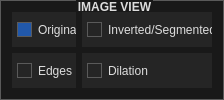
         <widget class="QGroupBox" name="image_view_box">
          <property name="sizePolicy">
           <sizepolicy hsizetype="Preferred" vsizetype="Minimum">
            <horstretch>0</horstretch>
            <verstretch>0</verstretch>
           </sizepolicy>
          </property>
          <property name="maximumSize">
           <size>
            <width>300</width>
            <height>16777215</height>
           </size>
          </property>
          <property name="styleSheet">
           <string notr="true">/*
	Based on a template by Emanuel Claesson (c) 2013 with modifications by Paris Flood

	Licensed under the Apache License, Version 2.0 (the &quot;License&quot;);
	you may not use this file except in compliance with the License.
	You may obtain a copy of the License at

		http://www.apache.org/licenses/LICENSE-2.0

	Unless required by applicable law or agreed to in writing, software
	distributed under the License is distributed on an &quot;AS IS&quot; BASIS,
	WITHOUT WARRANTIES OR CONDITIONS OF ANY KIND, either express or implied.
	See the License for the specific language governing permissions and
	limitations under the License.
*/

/*
	COLOR_DARK     = #191919
	COLOR_MEDIUM   = #353535
	COLOR_MEDLIGHT = #5A5A5A
	COLOR_LIGHT    = #DDDDDD
	COLOR_BLUE  = #2158AA
	COLOR_ORANGE = #D66C23
*/
* {
	background: #191919;
	color: #DDDDDD;
border: 1px solid #5A5A5A;
}

 QMenuBar {
	background: #191919;
	border-style: none;
 }

 QMenuBar::item {
	 background: transparent;
     spacing: 3px; /* spacing between menu bar items */
     padding: 5px 25px;
 }

 QMenuBar::item:selected{
	background: #353535;
  	border: 2px solid #D66C23;
    border-style: none none solid none;
}

 QMenuBar::item:pressed {
	background: #5A5A5A;
}

QCheckBox, QRadioButton {
	border: none;
}

QRadioButton::indicator, QCheckBox::indicator {
	width: 13px;
	height: 13px;
}

QRadioButton::indicator::unchecked, QCheckBox::indicator::unchecked {
	left: 5px;
	border: 1px solid #5A5A5A;
	background: none;
}

QRadioButton::indicator:unchecked:hover, QCheckBox::indicator:unchecked:hover {
	left: 5px;
	border: 1px solid #D66C23;
}

QRadioButton::indicator::checked, QCheckBox::indicator::checked {
	left: 5px;
	border: 1px solid #5A5A5A;
	background: #2158AA;
}

QRadioButton::indicator:checked:hover, QCheckBox::indicator:checked:hover {
	left: 5px;
	border: 1px solid #D66C23;
	background: #2158AA;
}

QGroupBox::title {
	subcontrol-origin: margin;
    subcontrol-position: top center;
}

QScrollBar {
	border: 1px solid #5A5A5A;
	background: #191919;
}

QScrollBar:horizontal {
	height: 15px;
	margin: 0px 16px 0px 16px;
}

QScrollBar:vertical {
	width: 15px;
	margin: 16px 0px 16px 0px;
}

QScrollBar::handle {
	background: #353535;
	border: 1px solid #5A5A5A;
}

QScrollBar::handle:horizontal {
	border-width: 0px 1px 0px 1px;
}

QScrollBar::handle:vertical {
	border-width: 1px 0px 1px 0px;
}

QScrollBar::handle:horizontal {
	min-width: 20px;
}

QScrollBar::handle:vertical {
	min-height: 20px;
}

QScrollBar::add-line, QScrollBar::sub-line {
	background:#353535;
	border: 1px solid #5A5A5A;
	subcontrol-origin: margin;
}

QScrollBar::add-line {
	position: absolute;
}

QScrollBar::add-line:horizontal {
	width: 15px;
	subcontrol-position: right;
	left: 15px;
}

QScrollBar::add-line:vertical {
	height: 15px;
	subcontrol-position: bottom;
	top: 15px;
}

QScrollBar::sub-line:horizontal {
	width: 15px;
	subcontrol-position: left;
}

QScrollBar::sub-line:vertical {
	height: 15px;
	subcontrol-position: top;
}

QScrollBar:left-arrow, QScrollBar::right-arrow, QScrollBar::up-arrow, QScrollBar::down-arrow {
	border: 1px solid #5A5A5A;
	width: 3px;
	height: 3px;
}

QScrollBar::add-page, QScrollBar::sub-page {
	background: none;
}

QAbstractButton {
	background: #252525;
}

QAbstractButton:disabled {
	background: #3F3F3F;
}

QAbstractButton:hover {
	background: #353535;
}

QPushButton:hover {
	background: #353535;
  	border: 1px solid #D66C23;
}

QAbstractButton:pressed {
	background: #5A5A5A;
}

QAbstractItemView {
	show-decoration-selected: 1;
 	outline: 0;
	selection-background-color: #2158AA;
	selection-color: #DDDDDD;
	alternate-background-color: #353535;
}

QHeaderView {
	border: 1px solid #5A5A5A;
}

QHeaderView::section {
	background: #191919;
	border: 1px solid #5A5A5A;
	padding: 4px;
}

QHeaderView::section:selected, QHeaderView::section::checked {
	background: #353535;
}

QTableView {
	gridline-color: #5A5A5A;
}

QTabBar {
	margin-left: 2px;
}

QTabBar::tab {
	border-radius: 0px;
	padding: 4px;
	margin: 4px;
}

QTabBar::tab:selected {
	background: #353535;
}

QComboBox::down-arrow {
	border: 1px solid #5A5A5A;
	background: #353535;
}

QComboBox::drop-down {
	border: 1px solid #5A5A5A;
	background: #353535;
}

QComboBox::down-arrow {
	width: 3px;
	height: 3px;
	border: 1px solid #5A5A5A;
}

QAbstractSpinBox {
	padding-right: 15px;
}

QAbstractSpinBox::up-button, QAbstractSpinBox::down-button {
	border: 1px solid #5A5A5A;
	background: #353535;
	subcontrol-origin: border;
}
QAbstractSpinBox::up-button:hover, QAbstractSpinBox::down-button:hover {
	border: 1px solid #D66C23;
}
QAbstractSpinBox::up-button:pressed, QAbstractSpinBox::down-button:pressed {
	background: #5A5A5A;
}

QAbstractSpinBox::up-arrow, QAbstractSpinBox::down-arrow {
	width: 3px;
	height: 3px;
	border: 1px solid #5A5A5A;
}
QAbstractSpinBox::up-arrow:hover, QAbstractSpinBox::down-arrow:hover {
	border: 1px solid #D66C23;
}

QSlider {
	border: none;
}

QSlider::groove:horizontal {
	height: 5px;
	margin: 4px 0px 4px 0px;
}

QSlider::groove:vertical {
	width: 5px;
	margin: 0px 4px 0px 4px;
}

QSlider::handle {
	border: 1px solid #5A5A5A;
	background: #353535;
}

QSlider::handle:horizontal {
	width: 15px;
	margin: -4px 0px -4px 0px;
}

QSlider::handle:vertical {
	height: 15px;
	margin: 0px -4px 0px -4px;
}

QSlider::add-page:vertical, QSlider::sub-page:horizontal {
	background: #2158AA;
}

QSlider::sub-page:vertical, QSlider::add-page:horizontal {
	background: #353535;
}

QLabel {
	border: none;
}

QProgressBar {
	text-align: center;
}

QProgressBar::chunk {
	width: 1px;
	background-color: #2158AA;
}

QMenu::separator {
	background: #353535;
}

QGroupBox {
	font: bold
}

QListWidget::item:selected {
    background-color: #2158AA;
}

 QMenu::item:selected{
	background: #353535;
	border: 2px solid #D66C23;
    border-style: none solid none none;
}

 QMenu::pressed {
	background: #5A5A5A;
}

QMenu::separator {
    height: 5px;
	background: #2158AA;
}</string>
          </property>
          <property name="title">
           <string>IMAGE VIEW</string>
          </property>
          <layout class="QVBoxLayout" name="verticalLayout_10">
           <item>
            <layout class="QGridLayout" name="gridLayout_2" rowstretch="0,0" columnstretch="0,0">
             <item row="0" column="0">
              <widget class="QRadioButton" name="original_image_radio_button">
               <property name="sizePolicy">
                <sizepolicy hsizetype="Minimum" vsizetype="Preferred">
                 <horstretch>0</horstretch>
                 <verstretch>0</verstretch>
                </sizepolicy>
               </property>
               <property name="text">
                <string>Original</string>
               </property>
               <property name="checked">
                <bool>true</bool>
               </property>
              </widget>
             </item>
             <item row="0" column="1">
              <widget class="QRadioButton" name="inverted_image_radio_button">
               <property name="sizePolicy">
                <sizepolicy hsizetype="Minimum" vsizetype="Preferred">
                 <horstretch>0</horstretch>
                 <verstretch>0</verstretch>
                </sizepolicy>
               </property>
               <property name="text">
                <string>Inverted/Segmented</string>
               </property>
              </widget>
             </item>
             <item row="1" column="0">
              <widget class="QRadioButton" name="edges_image_radio_button">
               <property name="sizePolicy">
                <sizepolicy hsizetype="Minimum" vsizetype="Preferred">
                 <horstretch>0</horstretch>
                 <verstretch>0</verstretch>
                </sizepolicy>
               </property>
               <property name="text">
                <string>Edges</string>
               </property>
              </widget>
             </item>
             <item row="1" column="1">
              <widget class="QRadioButton" name="dilation_image_radio_button">
               <property name="sizePolicy">
                <sizepolicy hsizetype="Minimum" vsizetype="Preferred">
                 <horstretch>0</horstretch>
                 <verstretch>0</verstretch>
                </sizepolicy>
               </property>
               <property name="text">
                <string>Dilation</string>
               </property>
              </widget>
             </item>
            </layout>
           </item>
          </layout>
         </widget>
